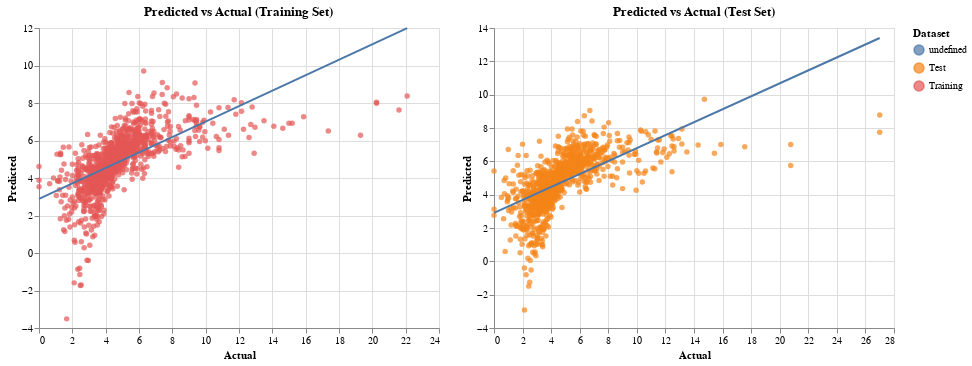

The cell this chart's notebook holds for it:
### Markdown cell above
#### **Visualization Plots**

### Code cell
import altair as alt
import pandas as pd

train_df = pd.DataFrame({'Actual': y_train, 'Predicted': y_pred_train, 'Dataset': 'Training'})
test_df = pd.DataFrame({'Actual': y_test, 'Predicted': y_pred_test, 'Dataset': 'Test'})
combined_df = pd.concat([train_df, test_df])

# I had to take a sample because Altair gave me an error because the dataset was too large
chart_train = alt.Chart(train_df.sample(n=1000)).mark_circle().encode(
    x='Actual:Q',
    y='Predicted:Q',
    color='Dataset:N'
).properties(
    title='Predicted vs Actual (Training Set)',
    width=400,
    height=300
)

chart_test = alt.Chart(test_df.sample(n=1000)).mark_circle().encode(
    x='Actual:Q',
    y='Predicted:Q',
    color='Dataset:N'
).properties(
    title='Predicted vs Actual (Test Set)',
    width=400,
    height=300
)

# Regression lines
chart_train = chart_train + chart_train.transform_regression('Actual','Predicted').mark_line()
chart_test = chart_test + chart_test.transform_regression('Actual','Predicted').mark_line()

(chart_train | chart_test)

### Figure 1 — Vega-Lite specification as saved in the notebook (floating-point values rounded to 4 significant figures; data arrays with more than 128 entries replaced by an {"elided": "..."} marker saying what was removed)
{"config": {"view": {"continuousWidth": 400, "continuousHeight": 300}}, "hconcat": [{"layer": [{"mark": "circle", "encoding": {"color": {"field": "Dataset", "type": "nominal"}, "x": {"field": "Actual", "type": "quantitative"}, "y": {"field": "Predicted", "type": "quantitative"}}, "height": 300, "title": "Predicted vs Actual (Training Set)", "width": 400}, {"mark": "line", "encoding": {"color": {"field": "Dataset", "type": "nominal"}, "x": {"field": "Actual", "type": "quantitative"}, "y": {"field": "Predicted", "type": "quantitative"}}, "height": 300, "title": "Predicted vs Actual (Training Set)", "transform": [{"on": "Actual", "regression": "Predicted"}], "width": 400}], "data": {"name": "data-e42db5eea8bb7a4595d40b89774009f0"}}, {"layer": [{"mark": "circle", "encoding": {"color": {"field": "Dataset", "type": "nominal"}, "x": {"field": "Actual", "type": "quantitative"}, "y": {"field": "Predicted", "type": "quantitative"}}, "height": 300, "title": "Predicted vs Actual (Test Set)", "width": 400}, {"mark": "line", "encoding": {"color": {"field": "Dataset", "type": "nominal"}, "x": {"field": "Actual", "type": "quantitative"}, "y": {"field": "Predicted", "type": "quantitative"}}, "height": 300, "title": "Predicted vs Actual (Test Set)", "transform": [{"on": "Actual", "regression": "Predicted"}], "width": 400}], "data": {"name": "data-b9747f9dc2c53ac7e503213b0367d166"}}], "$schema": "https://vega.github.io/schema/vega-lite/v4.17.0.json", "datasets": {"data-e42db5eea8bb7a4595d40b89774009f0": {"elided": "1000 records"}, "data-b9747f9dc2c53ac7e503213b0367d166": {"elided": "1000 records"}}}
